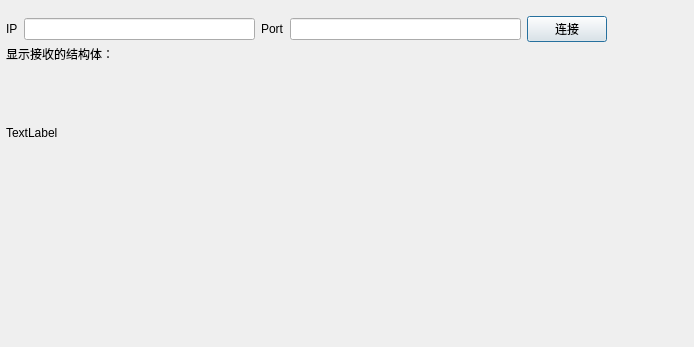
<?xml version="1.0" encoding="UTF-8"?>
<ui version="4.0">
 <class>DialogClient</class>
 <widget class="QDialog" name="DialogClient">
  <property name="geometry">
   <rect>
    <x>0</x>
    <y>0</y>
    <width>694</width>
    <height>347</height>
   </rect>
  </property>
  <property name="windowTitle">
   <string>DialogClient</string>
  </property>
  <widget class="QWidget" name="layoutWidget">
   <property name="geometry">
    <rect>
     <x>0</x>
     <y>10</y>
     <width>613</width>
     <height>195</height>
    </rect>
   </property>
   <layout class="QVBoxLayout" name="mainLayout">
    <property name="margin">
     <number>6</number>
    </property>
    <item>
     <layout class="QHBoxLayout" name="horizontalLayout">
      <item>
       <widget class="QLabel" name="label">
        <property name="text">
         <string>IP</string>
        </property>
       </widget>
      </item>
      <item>
       <widget class="QLineEdit" name="lineEditIP"/>
      </item>
      <item>
       <widget class="QLabel" name="label_2">
        <property name="text">
         <string>Port</string>
        </property>
       </widget>
      </item>
      <item>
       <widget class="QLineEdit" name="lineEditPort"/>
      </item>
      <item>
       <widget class="QPushButton" name="pushButtonConnect">
        <property name="text">
         <string>连接</string>
        </property>
       </widget>
      </item>
     </layout>
    </item>
    <item>
     <widget class="QLabel" name="label_3">
      <property name="maximumSize">
       <size>
        <width>16777215</width>
        <height>12</height>
       </size>
      </property>
      <property name="text">
       <string>显示接收的结构体：</string>
      </property>
     </widget>
    </item>
    <item>
     <widget class="QLabel" name="labelShow">
      <property name="minimumSize">
       <size>
        <width>0</width>
        <height>80</height>
       </size>
      </property>
      <property name="text">
       <string>TextLabel</string>
      </property>
     </widget>
    </item>
   </layout>
  </widget>
  <zorder>layoutWidget</zorder>
  <zorder>labelShow</zorder>
 </widget>
 <layoutdefault spacing="6" margin="11"/>
 <resources/>
 <connections/>
</ui>
